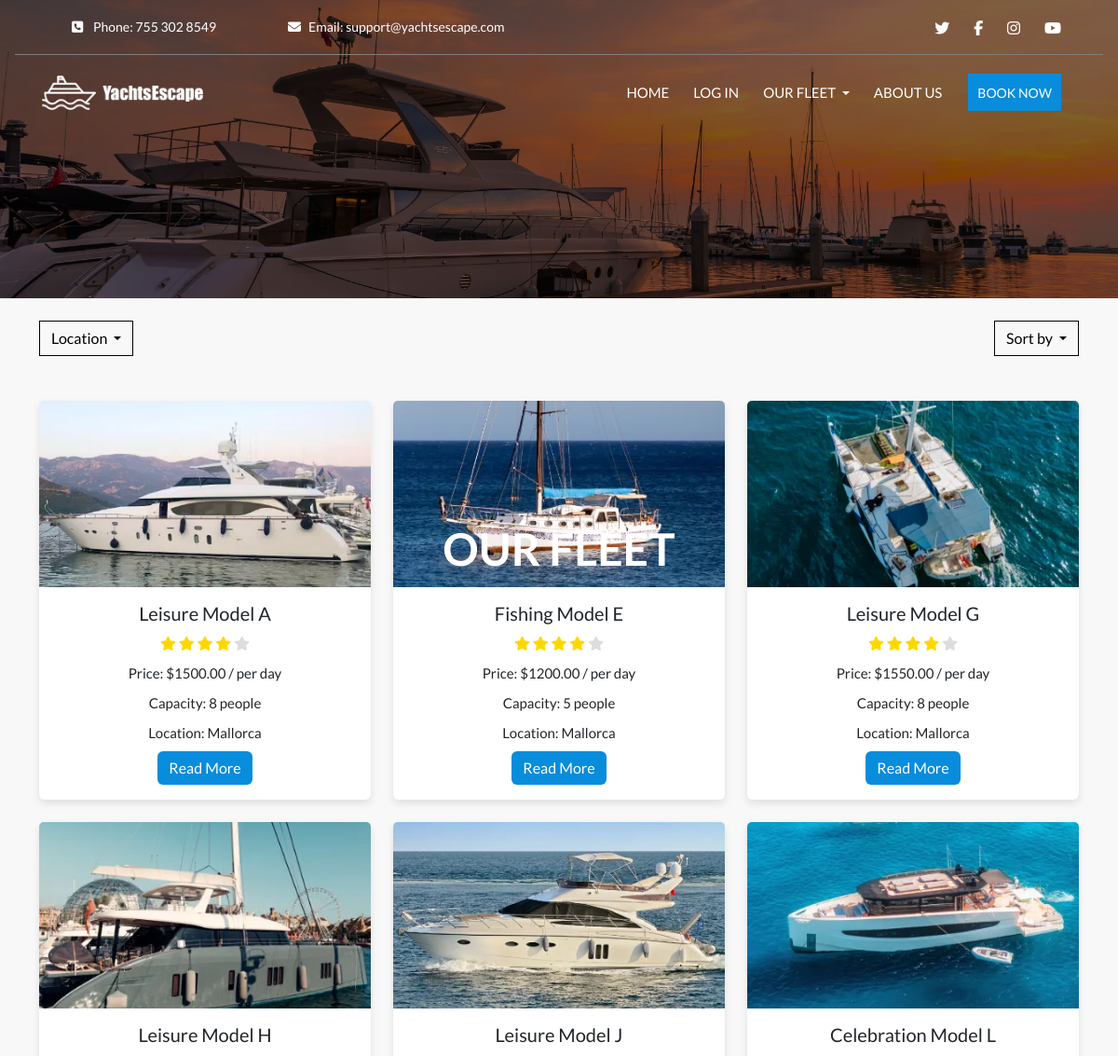
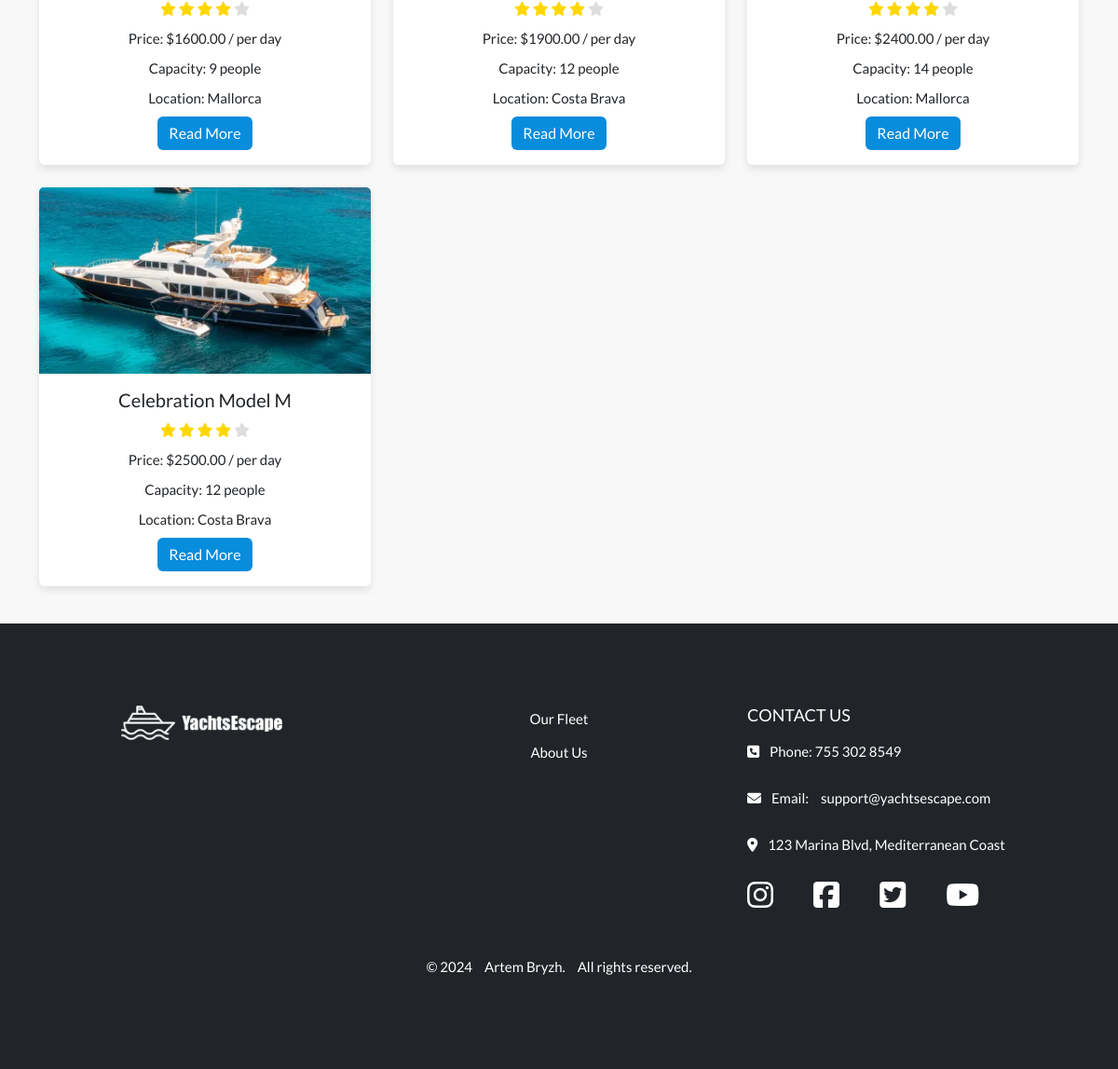
/yachts/?country=Spain, run on the app's committed database (2 pictures, top to bottom).
### yachts/models.py (models this page shows, shortened)
class Yacht(models.Model):
    COUNTRY_CHOICES = [
        ('Turkey', 'Turkey'),
        ('France', 'France'),
        ('Spain', 'Spain'),
    ]
    name = models.CharField(max_length=100)
    id = models.AutoField(primary_key=True)
    type = models.CharField(max_length=50, default='default_type')
    description = models.TextField()
    country = models.CharField(max_length=50, choices=COUNTRY_CHOICES, default='Turkey')
    location = models.CharField(max_length=100)
    capacity = models.IntegerField()
    price_per_day = models.DecimalField(max_digits=8, decimal_places=2)
    rating = models.DecimalField(max_digits=6, decimal_places=2, null=True, blank=True)
    available = models.BooleanField(default=True)
    image_url = models.URLField(max_length=1024, null=True, blank=True)
    card_image = models.ImageField(upload_to='yachts/cards/', null=True, blank=True)
    detail_image = models.ImageField(upload_to='yachts/details/', null=True, blank=True)
    detail_image_url = models.URLField(max_length=1024, null=True, blank=True)

### yachts/views.py (the view)
# urls.py: path('', views.yacht_list, name='yacht_list'),  # URL для страницы списка яхт
def yacht_list(request):
    yachts = Yacht.objects.all()  # Initial query to get all yachts
    boat_type = request.GET.get('type')  # Get the selected boat type from the GET request
    if boat_type:
        yachts = yachts.filter(type__iexact=boat_type)  # Filter yachts by the selected boat type
    country = request.GET.get('country')  # Get the selected country from the GET request
    if country:
        yachts = yachts.filter(country=country)  # Filter yachts by the selected country
    location = request.GET.get('location')  # Get the selected location from the GET request
    if location:
        yachts = yachts.filter(location__icontains=location)  # Filter yachts by the selected location
    sort_options = {
        'price_low': 'price_per_day',  # Sort by price ascending
        'price_high': '-price_per_day',  # Sort by price descending
        'rating_low': 'rating',  # Sort by rating ascending
        'rating_high': '-rating',  # Sort by rating descending
        'name_az': 'name',  # Sort by name A-Z
        'name_za': '-name',  # Sort by name Z-A
        'type_az': 'type',  # Sort by type A-Z
        'type_za': '-type'  # Sort by type Z-A
    }
    sort = request.GET.get('sort')  # Get the selected sorting option from the GET request
    if sort in sort_options:
        yachts = yachts.order_by(sort_options[sort])  # Apply sorting based on the selected option
    capacity_filter = {
        '2-4': {'capacity__lte': 4},  # Filter for capacity up to 4
        '4-6': {'capacity__gte': 4, 'capacity__lte': 6},  # Filter for capacity between 4 and 6
        '6-8': {'capacity__gte': 6, 'capacity__lte': 8},  # Filter for capacity between 6 and 8
        '8_plus': {'capacity__gt': 8},  # Filter for capacity greater than 8
    }
    capacity = request.GET.get('capacity')  # Get the selected capacity from the GET request
    if capacity in capacity_filter:
        yachts = yachts.filter(**capacity_filter[capacity])  # Apply filtering based on the selected capacity
    start_date = request.GET.get('start_date')  # Get the selected start date from the GET request
    end_date = request.GET.get('end_date')  # Get the selected end date from the GET request
    if start_date and end_date:
        yachts = yachts.exclude(
            bookings__start_date__lt=end_date,
            bookings__end_date__gt=start_date
        )  # Exclude yachts that are booked during the selected dates
    return render(request, 'yachts/yacht-list.html', {'yachts': yachts})

### yachts/templates/yachts/yacht-list.html (shortened to what this page needs)
{% extends 'base.html' %}
{% load static %}
{% block extra_css %}
<link rel="stylesheet" href="{% static 'css/yachts/yacht-list.css' %}">
{% endblock %}
{% block content %}
<div class="container">
    <div class="header-content">
        <h1 class="hero-title">Our Fleet</h1>
    </div>
    <div class="d-flex justify-content-between mt-4">
        <div class="dropdown">
            <button class="btn dropdown-toggle custom-dropdown-btn" type="button" id="locationDropdown"
                data-bs-toggle="dropdown" aria-expanded="false">
                Location
            </button>
        </div>
        <div class="dropdown">
            <button class="btn dropdown-toggle custom-dropdown-btn" type="button" id="sortDropdown"
                data-bs-toggle="dropdown" aria-expanded="false">
                Sort by
            </button>
        </div>
    </div>
    <div class="row mt-5">
        {% for yacht in yachts %}
        <div class="col-md-4 mb-4">
            <div class="card h-100">
                {% if yacht.card_image %}
                <img src="{{ yacht.card_image.url }}" class="card-img-top" alt="{{ yacht.name }}">
                {% else %}
                <img src="{% static 'images/default-yacht.png' %}" class="card-img-top" alt="{{ yacht.name }}">
                {% endif %}
                <div class="card-body">
                    <h5 class="card-title">{{ yacht.name }}</h5>
                    <div class="rating mb-2">
                        {% for i in "12345" %}
                        {% if forloop.counter <= yacht.rating|default:0 %} <i class="fas fa-star filled"></i>
                            {% else %}
                            <i class="fas fa-star"></i>
                            {% endif %}
                            {% endfor %}
                    </div>
                    <p class="card-text">Price: ${{ yacht.price_per_day }} / per day</p>
                    <p class="card-text">Capacity: {{ yacht.capacity }} people</p>
                    <p class="card-text">Location: {{ yacht.location }}</p>
                    <a href="{% url 'yacht_detail' yacht.id %}" class="btn btn-primary">Read More</a>
                </div>
            </div>
        </div>
        {% endfor %}
    </div>
    {% endblock %}

### static/css/base.css (style rules this page uses)
* { margin: 0; padding: 0; border: 0; }
html, body { height: 100%; }
body { background-color: #f8f8f8; font: 15px/1.6 'Lato'; color: #444444; display: flex; flex-direction: column; min-height: 100vh; }
img { max-width: 100%; height: auto; background-color: transparent !important; border: none !important; }
a { line-height: inherit; vertical-align: middle; }

### static/css/yachts/yacht-list.css (style rules this page uses)
.header-content { position: absolute; top: 26%; left: 50%; transform: translate(-50%, -50%); text-align: center; z-index: 2; }
.hero-title { color: white; font-size: 48px; font-weight: bold; text-transform: uppercase; z-index: 2; }
.card { border: none; transition: all 0.3s ease; box-shadow: 0 4px 8px rgba(0, 0, 0, 0.1); }
.card-img-top { height: 200px; object-fit: cover; }
.card-body { text-align: center; }
.btn-primary { background-color: #088cdc; border: none; transition: background-color 0.3s ease; }
.custom-dropdown-btn { border: 1px solid #000; background-color: transparent; border-radius: 0; color: #000; }
.rating .fa-star { color: #ddd; }
.rating .fa-star.filled { color: #ffd700; }
.rating { color: gold; }
.card-text { margin-bottom: 0.5rem; }

### data on the page
Yacht: card_image (picture), name "Leisure Model A", price_per_day "1500.00", capacity "8", location "Mallorca"
Yacht: card_image (picture), name "Fishing Model E", price_per_day "1200.00", capacity "5", location "Mallorca"
Yacht: card_image (picture), name "Leisure Model G", price_per_day "1550.00", capacity "8", location "Mallorca"
Yacht: card_image (picture), name "Leisure Model H", price_per_day "1600.00", capacity "9", location "Mallorca"
Yacht: card_image (picture), name "Leisure Model J", price_per_day "1900.00", capacity "12", location "Costa Brava"
Yacht: card_image (picture), name "Celebration Model L", price_per_day "2400.00", capacity "14", location "Mallorca"
Yacht: card_image (picture), name "Celebration Model M", price_per_day "2500.00", capacity "12", location "Costa Brava"
